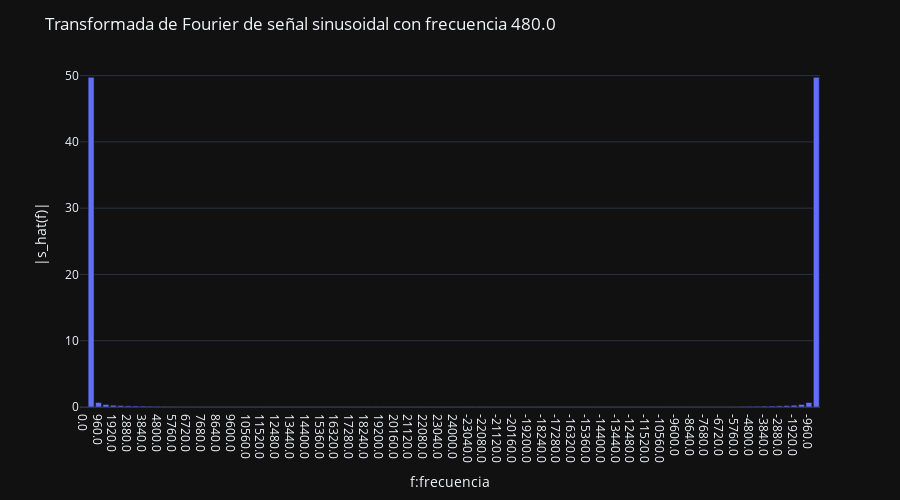

Source (notebook cell):
### Code cell
s_hat=np.abs(fft.fft(s1))
freq_array_string=[str(fi) for fi in freq_array]
fig=px.bar(x=freq_array_string,y=s_hat)

fig.update_layout(
    title=f'Transformada de Fourier de señal sinusoidal con frecuencia {freq_array[1]}',xaxis_title='f:frecuencia', yaxis_title='|s_hat(f)|',
    height=500, width=900, template='plotly_dark'
)

fig.show()
